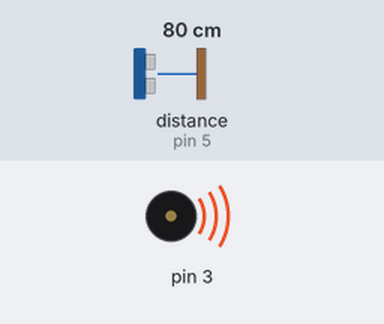
A sketch run on a simulated Arduino Uno, built with avr-gcc and run on an emulated ATmega328P. On the bench: buzzer (waves = sounding). Wiring (inferred from the names in the program): ultrasonic range finder: trigger pin 7; echo pin 5. Inputs (shaded band) come from the test bench; at power-on: distance to the obstacle (sensor on pin 5) 80 cm. The echo pulse lasts 58.3 µs per cm; what the sketch prints to the serial monitor is not drawn.

Above: at 0.1 s.
Timing chart, 0 to 1.6 s (numbered marks = the images above):
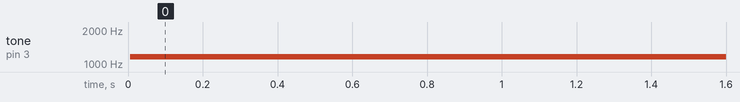

The sketch:

Microphone.ino
```cpp
#include <Tone.h>

int trigger = 7;
int echo = 5;

Tone player;

void setup() {
  Serial.begin(9600);
  player.begin(3);
  pinMode(trigger, OUTPUT);
  pinMode(echo, INPUT);
}

int beat = 0;
void loop() {

  digitalWrite(trigger, LOW);
  delayMicroseconds(2);
  digitalWrite(trigger, HIGH);
  delayMicroseconds(10);
  digitalWrite(trigger, LOW);
  int duration = pulseIn(echo, HIGH);

  if (duration >= 0) {
    int note = duration/4;
    Serial.println(note);
    player.play(note);
  }
  delay(10);
}
```

Measured:
- by itself, tone on pin 3: silent → 1161 Hz at 0.01 s
